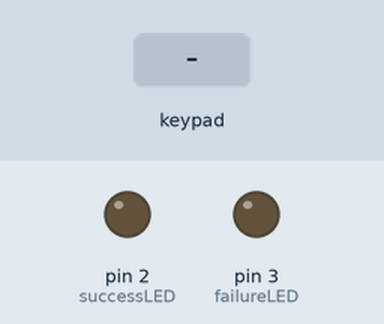
Simulated run of this sketch. Board: Arduino Mega 2560, built with avr-gcc and run on an emulated ATmega2560. Shown: output pins drawn as LEDs (lit = HIGH). Dashed ring = blinking. Inputs (shaded band) come from the test bench. What the sketch prints to the serial monitor is not drawn.

Above: at 1.2 s.
1.3 s: key '#' pressed
At 1.85 s:
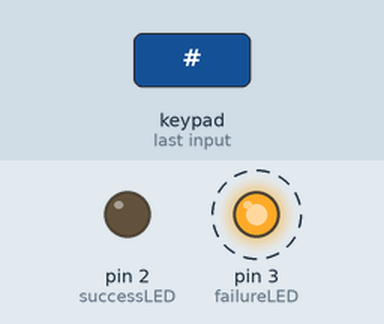
4.3 s: keypad keys 4 5 6 7 pressed 0.4 s apart
At 4.75 s:
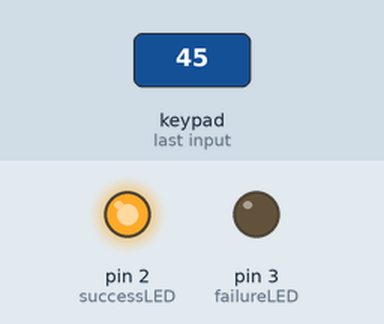
8.9 s: key 'D' pressed
At 10.2 s:
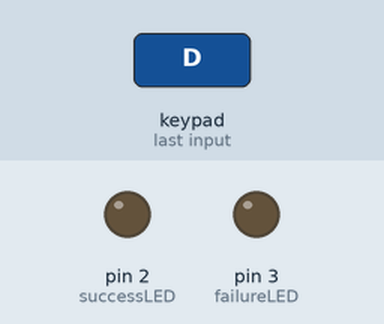
10.5 s: keypad keys 4 5 6 7 # pressed 0.4 s apart
At 12.4 s:
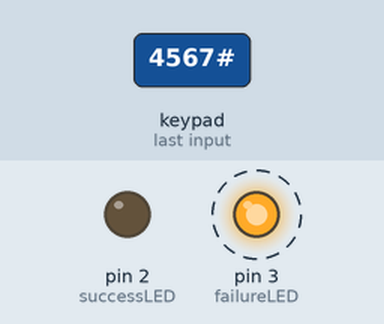
Timing chart, 0 to 15.7 s (numbered marks = the images above; inputs shaded):
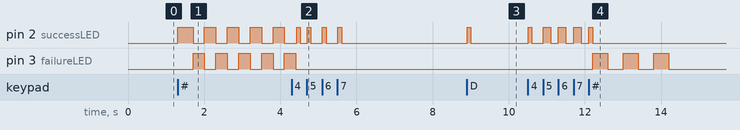

The sketch:

ArduinoMega_ESP32.ino
```cpp
#include <Keypad.h>

// LED 腳位定義
const int successLED = 2;
const int failureLED = 3;

const byte ROWS = 4;
const byte COLS = 4;

// 定義鍵盤按鍵排列
char keys[ROWS][COLS] = {
  {'D','C','B','A'},
  {'#','9','6','3'},
  {'0','8','5','2'},
  {'*','7','4','1'}
};

byte rowPins[ROWS] = {4, 5, 6, 7};
byte colPins[COLS] = {8, 9, 10, 11};

// 初始化鍵盤物件
Keypad keypad = Keypad(makeKeymap(keys), rowPins, colPins, ROWS, COLS);

String enteredOTP = "";
String correctOTP = "";
const int maxInputLength = 6;

void setup() {
  Serial.begin(115200);      // PC 監控
  Serial1.begin(115200);     // 與 ESP32 通信
  pinMode(successLED, OUTPUT);
  pinMode(failureLED, OUTPUT);
  Serial.println("系統已啟動，等待按鍵輸入...");
}

void loop() {
  // 檢查是否有新的 OTP 從 ESP32 傳入
  if (Serial1.available()) {
    correctOTP = Serial1.readStringUntil('\n');
    correctOTP.trim();
    Serial.print("收到來自 ESP32 的 OTP：");
    Serial.println(correctOTP);  // 在 Serial 監控視窗顯示
  }

  char key = keypad.getKey();
  if (key) {
    feedbackBlink();
    Serial.print("按鍵：");
    Serial.println(key);

    if (key == '#') {
      Serial.print("已輸入 OTP：");
      Serial.println(enteredOTP);
      if (enteredOTP.equals(correctOTP)) {
        Serial.println("OTP 正確！");
        activateSuccess();
        enteredOTP.trim();  // 去除空白及換行符號
      } else {
        Serial.println("OTP 錯誤！");
        activateFailure();
      }
      enteredOTP = "";  // 重置輸入
    } else if (key == '*') {
      enteredOTP = "";
      Serial.println("輸入已重置");
      feedbackBlink();
    } else {
      if (enteredOTP.length() < maxInputLength) {
        enteredOTP += key;
        Serial.print("當前輸入：");
        Serial.println(enteredOTP);
      } else {
        Serial.println("輸入長度已達上限");
        feedbackBlink();
      }
    }
  }
}

// 成功提示：LED 輪流亮滅
void activateSuccess() {
  for (int i = 0; i < 5; i++) {
    digitalWrite(successLED, HIGH);
    digitalWrite(failureLED, LOW);
    delay(300);
    digitalWrite(successLED, LOW);
    digitalWrite(failureLED, HIGH);
    delay(300);
  }
  digitalWrite(successLED, LOW);
  digitalWrite(failureLED, LOW);
}

// 失敗提示：紅燈慢閃
void activateFailure() {
  for (int i = 0; i < 3; i++) {
    digitalWrite(failureLED, HIGH);
    delay(400);
    digitalWrite(failureLED, LOW);
    delay(400);
  }
}

// 按鍵回饋：短暫亮燈
void feedbackBlink() {
  digitalWrite(successLED, HIGH);
  delay(100);
  digitalWrite(successLED, LOW);
}
```

Measured:
- after the input at 1.3 s, pin 2 (successLED): LOW → HIGH at once, then repeats every 0.60 s: LOW 0.30 s, HIGH 0.30 s; pin 3 (failureLED): alternates HIGH for 0.30 s and LOW for 0.30 s, starting after 0.41 s
- after the input at 4.3 s, pin 2 (successLED): LOW → HIGH after 0.13 s, → LOW 0.10 s later, → HIGH 0.17 s later, → LOW 0.10 s later, … (8 changes in this stretch)
- after the input at 8.9 s, pin 2 (successLED): LOW → HIGH at once, → LOW 0.10 s later
- after the input at 10.5 s, pin 2 (successLED): goes HIGH 0.10 s, LOW 0.30 s, 3 × (HIGH 0.20 s, LOW 0.19 s), HIGH 0.10 s, then LOW, starting at once; pin 3 (failureLED): alternates HIGH for 0.40 s and LOW for 0.40 s, 6 changes in all, then stays LOW, starting after 1.7 s
